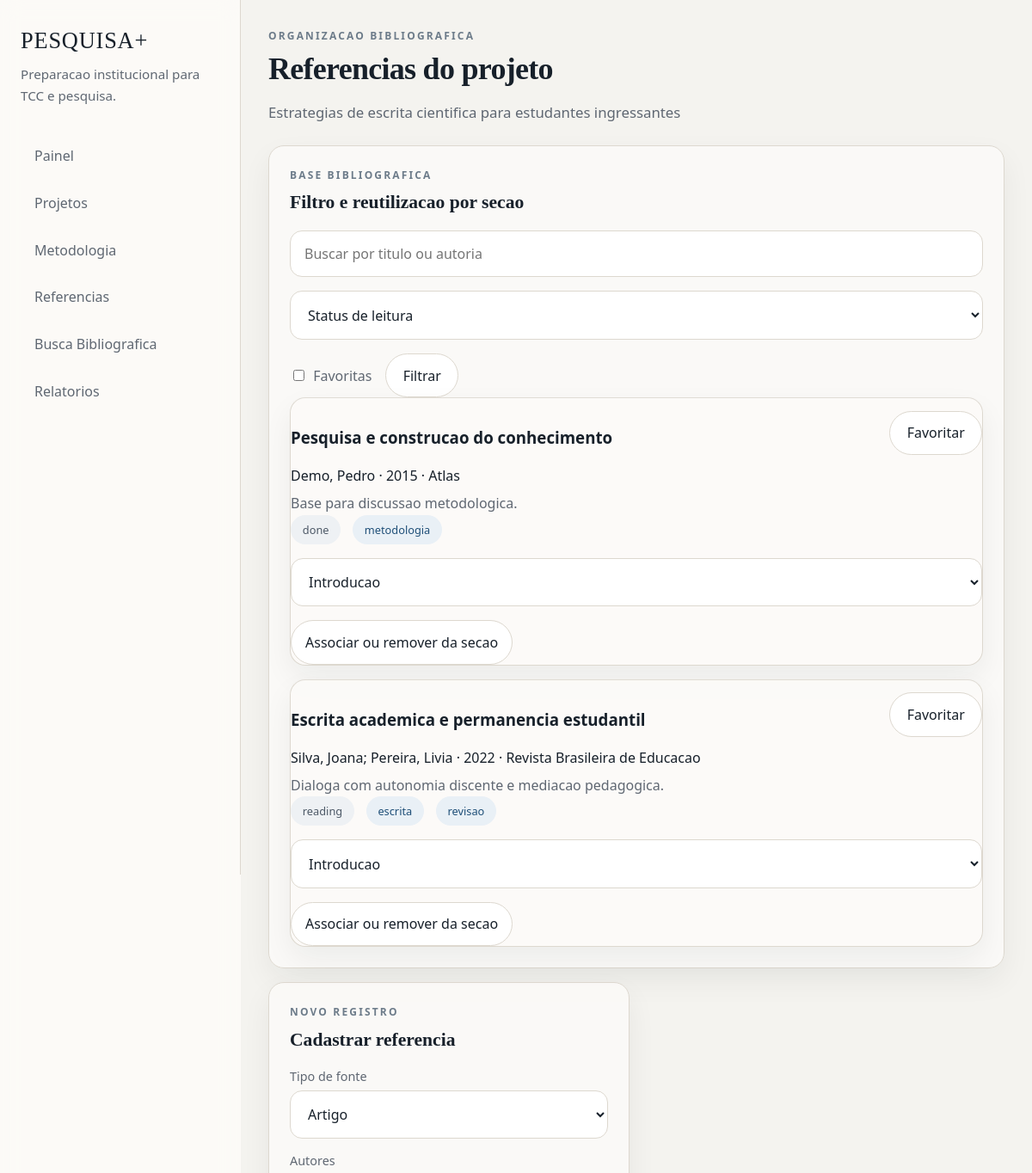
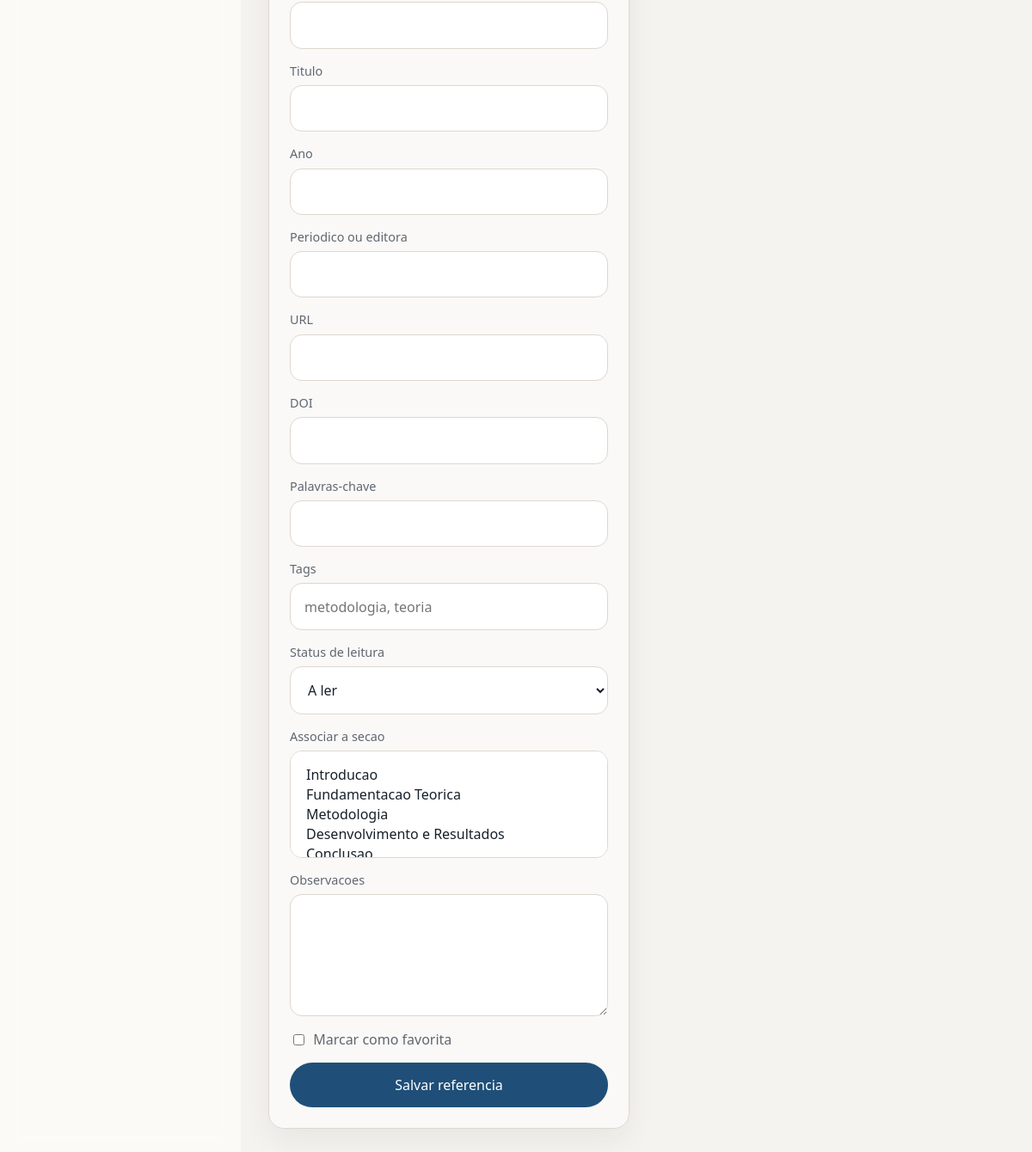
Screenshot of /references/project/1 (signed in) with the database file from the repository (2 pictures, top to bottom).
### app/models/domain.py (models this page shows)
class ResearchProject(db.Model):
    __tablename__ = "research_projects"
    id = db.Column(db.Integer, primary_key=True)
    student_id = db.Column(db.Integer, db.ForeignKey("users.id"), nullable=False)
    advisor_id = db.Column(db.Integer, db.ForeignKey("users.id"))
    project_type = db.Column(db.String(40), default="TCC", nullable=False)
    title = db.Column(db.String(180), nullable=False)
    thematic_area = db.Column(db.String(120))
    theme = db.Column(db.Text)
    research_problem = db.Column(db.Text)
    hypothesis = db.Column(db.Text)
    general_objective = db.Column(db.Text)
    specific_objectives = db.Column(db.Text)
    justification = db.Column(db.Text)
    methodology_summary = db.Column(db.Text)
    keywords = db.Column(db.String(255))
    course_name = db.Column(db.String(120))
    status = db.Column(db.String(40), default="planning", nullable=False)
    start_date = db.Column(db.Date, default=date.today, nullable=False)
    target_completion_date = db.Column(db.Date)
    created_at = db.Column(db.DateTime, default=utcnow, nullable=False)
    updated_at = db.Column(db.DateTime, default=utcnow, onupdate=utcnow, nullable=False)
    student = db.relationship("User", back_populates="student_projects", foreign_keys=[student_id])
    advisor = db.relationship("User", back_populates="advised_projects", foreign_keys=[advisor_id])
    sections = db.relationship(
        "ProjectSection",
        back_populates="project",
        cascade="all, delete-orphan",
        order_by="ProjectSection.display_order",
    )
    stages = db.relationship(
        "ResearchStage",
        back_populates="project",
        cascade="all, delete-orphan",
        order_by="ResearchStage.stage_order",
    )
    deadlines = db.relationship(
        "Deadline",
        back_populates="project",
        cascade="all, delete-orphan",
        order_by="Deadline.due_date",
    )
    references = db.relationship("ReferenceItem", back_populates="project", cascade="all, delete-orphan")
    bibliographic_searches = db.relationship(
        "BibliographicSearch",
        back_populates="project",
        cascade="all, delete-orphan",
        order_by="BibliographicSearch.updated_at.desc()",
    )
    progress_records = db.relationship(
        "ProgressRecord",
        back_populates="project",
        cascade="all, delete-orphan",
        order_by="ProgressRecord.recorded_at.desc()",
    )
    section_feedbacks = db.relationship("SectionFeedback", back_populates="project", cascade="all, delete-orphan")
    advisor_comments = db.relationship("AdvisorComment", back_populates="project", cascade="all, delete-orphan")
    alerts = db.relationship("RiskAlert", back_populates="project", cascade="all, delete-orphan")

class ReferenceItem(db.Model):
    __tablename__ = "reference_items"
    id = db.Column(db.Integer, primary_key=True)
    project_id = db.Column(db.Integer, db.ForeignKey("research_projects.id"), nullable=False)
    source_type = db.Column(db.String(40), nullable=False)
    authors = db.Column(db.String(255), nullable=False)
    title = db.Column(db.String(255), nullable=False)
    year = db.Column(db.String(10))
    venue = db.Column(db.String(180))
    url = db.Column(db.String(255))
    doi = db.Column(db.String(120))
    notes = db.Column(db.Text)
    keywords = db.Column(db.String(255))
    reading_status = db.Column(db.String(30), default="to_read", nullable=False)
    is_favorite = db.Column(db.Boolean, default=False, nullable=False)
    created_at = db.Column(db.DateTime, default=utcnow, nullable=False)
    updated_at = db.Column(db.DateTime, default=utcnow, onupdate=utcnow, nullable=False)
    project = db.relationship("ResearchProject", back_populates="references")
    tags = db.relationship("Tag", secondary=reference_tags, back_populates="references")
    sections = db.relationship("ProjectSection", secondary=section_references, back_populates="references")

class Tag(db.Model):
    __tablename__ = "tags"
    id = db.Column(db.Integer, primary_key=True)
    name = db.Column(db.String(60), unique=True, nullable=False)
    references = db.relationship("ReferenceItem", secondary=reference_tags, back_populates="tags")

### app/references/routes.py (the view, shortened to what this page needs)
@references_bp.route("/project/<int:project_id>", methods=["GET", "POST"])
@login_required
def project_references(project_id):
    project = _project_or_404(project_id)
    query = ReferenceItem.query.filter_by(project_id=project.id)
    search = request.args.get("q", "").strip()
    status = request.args.get("status", "").strip()
    favorite = request.args.get("favorite", "").strip()
    if search:
        query = query.filter(or_(ReferenceItem.title.ilike(f"%{search}%"), ReferenceItem.authors.ilike(f"%{search}%")))
    if status:
        query = query.filter_by(reading_status=status)
    if favorite:
        query = query.filter_by(is_favorite=True)
    references = query.order_by(ReferenceItem.updated_at.desc()).all()
    return render_template("references/index.html", project=project, references=references)

### app/__init__.py (called while the page is built)
def create_app(config_class=DevelopmentConfig):
    load_dotenv()
    app = Flask(__name__)
    app.config.from_object(config_class)
    db.init_app(app)
    login_manager.init_app(app)
    from .models import domain  # noqa: F401
    from .models import load_user  # noqa: F401
    app.register_blueprint(main_bp)
    app.register_blueprint(auth_bp)
    app.register_blueprint(projects_bp)
    app.register_blueprint(methodology_bp)
    app.register_blueprint(references_bp)
    app.register_blueprint(bibliographic_search_bp)
    app.register_blueprint(advisor_bp)
    app.register_blueprint(admin_bp)
    app.register_blueprint(reports_bp)
    register_commands(app)
    @app.context_processor
    def inject_shell():
        return {
            "app_name": app.config["APP_NAME"],
            "institution_name": app.config["INSTITUTION_NAME"],
        }
    return app

### app/models/__init__.py (called while the page is built)
@login_manager.user_loader
def load_user(user_id):
    return db.session.get(User, int(user_id))

### app/models/domain.py (called while the page is built)
    @property
    def role_slug(self):
        return self.role.slug if self.role else None

    @property
    def active_project(self):
        if not self.student_projects:
            return None
        return sorted(self.student_projects, key=lambda item: item.updated_at or item.created_at, reverse=True)[0]

    @property
    def is_active(self):
        return self.is_active_user

### app/references/routes.py (called while the page is built)
def _project_or_404(project_id):
    project = db.session.get(ResearchProject, project_id)
    if project is None:
        abort(404)
    if not user_can_access_project(current_user, project):
        abort(403)
    return project

### app/templates/references/index.html (shortened to what this page needs)
{% extends 'base.html' %}
{% block content %}
<section class="page-shell">
    <div class="page-header">
        <p class="eyebrow">Organizacao bibliografica</p>
        <h1 class="page-title">Referencias do projeto</h1>
        <p class="page-subtitle">{{ project.title }}</p>
    </div>
    <div class="content-grid">
        <section class="panel panel-full">
            <div class="panel-heading"><div><p class="panel-label">Base bibliografica</p><h2 class="panel-title">Filtro e reutilizacao por secao</h2></div></div>
            <form method="get" class="toolbar-form">
                <input type="text" name="q" value="{{ request.args.get('q', '') }}" placeholder="Buscar por titulo ou autoria">
                <select name="status">
                    <option value="">Status de leitura</option>
                </select>
                <label class="checkbox-field inline-checkbox"><input type="checkbox" name="favorite" value="1" {% if request.args.get('favorite') %}checked{% endif %}> <span>Favoritas</span></label>
                <button type="submit" class="button button-secondary">Filtrar</button>
            </form>
            <div class="reference-list">
                {% for reference in references %}
                    <article class="reference-item">
                        <div class="reference-head">
                            <div>
                                <h3>{{ reference.title }}</h3>
                                <p>{{ reference.authors }} · {{ reference.year }} · {{ reference.venue or reference.source_type }}</p>
                            </div>
                            <form method="post" action="{{ url_for('references.favorite', reference_id=reference.id) }}">
                                <button type="submit" class="icon-button">{{ 'Favorita' if reference.is_favorite else 'Favoritar' }}</button>
                            </form>
                        </div>
                        <p class="muted">{{ reference.notes or 'Sem observacoes registradas.' }}</p>
                        <div class="tag-row">
                            <span class="badge badge-neutral">{{ reference.reading_status }}</span>
                            {% for tag in reference.tags %}
                                <span class="badge badge-soft">{{ tag.name }}</span>
                            {% endfor %}
                        </div>
                        <form method="post" action="{{ url_for('references.link_section', reference_id=reference.id) }}" class="toolbar-form top-gap">
                            <select name="section_id">
                                {% for section in project.sections %}
                                    <option value="{{ section.id }}">{{ section.title }}</option>
                                {% endfor %}
                            </select>
                            <button type="submit" class="button button-tertiary">Associar ou remover da secao</button>
                        </form>
                    </article>
                {% else %}
                    <p class="empty-copy">Nenhuma referencia cadastrada para este projeto.</p>
                {% endfor %}
            </div>
        </section>
        {% if current_user.role_slug in ['student', 'admin'] %}
            <section class="panel">
                <div class="panel-heading"><div><p class="panel-label">Novo registro</p><h2 class="panel-title">Cadastrar referencia</h2></div></div>
                <form method="post" class="form-stack">
                    <label class="field"><span>Tipo de fonte</span><select name="source_type"><option value="artigo">Artigo</option></select></label>
                    <label class="field"><span>Autores</span><input type="text" name="authors" required></label>
                    <label class="field"><span>Titulo</span><input type="text" name="title" required></label>
                    <label class="field"><span>Ano</span><input type="text" name="year"></label>
                    <label class="field"><span>Periodico ou editora</span><input type="text" name="venue"></label>
                    <label class="field"><span>URL</span><input type="url" name="url"></label>
                    <label class="field"><span>DOI</span><input type="text" name="doi"></label>
                    <label class="field"><span>Palavras-chave</span><input type="text" name="keywords"></label>
                    <label class="field"><span>Tags</span><input type="text" name="tags" placeholder="metodologia, teoria"></label>
                    <label class="field"><span>Status de leitura</span><select name="reading_status"><option value="to_read">A ler</option><option value="reading">Em leitura</option><option value="done">Concluida</option></select></label>
                    <label class="field"><span>Associar a secao</span><select name="section_ids" multiple size="4">{% for section in project.sections %}<option value="{{ section.id }}">{{ section.title }}</option>{% endfor %}</select></label>
                    <label class="field"><span>Observacoes</span><textarea name="notes" rows="5"></textarea></label>
                    <label class="checkbox-field"><input type="checkbox" name="is_favorite" value="1"> <span>Marcar como favorita</span></label>
                    <button type="submit" class="button button-primary">Salvar referencia</button>
                </form>
            </section>
        {% endif %}
    </div>
</section>
{% endblock %}

### app/static/css/app.css (style rules this page uses)
:root { --bg: #f4f3ef; --surface: #fcfbf8; --surface-strong: #ffffff; --line: #ddd8cf; --line-strong: #c8c1b7; --text: #17202a; --muted: #5f6772; --primary: #1f4f78; --primary-soft: #e9f0f6; --accent: #6d7c8a; --success: #3d6b57; --success-soft: #e6f1ea; --warning: #9a6a2f; --warning-soft: #f8ecdd; --danger: #9c4c4c; --danger-soft: #f6e7e7; --shadow: 0 14px 34px rgba(23, 32, 42, 0.06); --radius: 18px; --radius-sm: 12px; --space-1: 0.35rem; --space-2: 0.65rem; --space-3: 1rem; --space-4: 1.5rem; --space-5: 2rem; --space-6: 3rem; --font-body: "Segoe UI", "Aptos", "Trebuchet MS", sans-serif; --font-heading: Georgia, Cambria, "Times New Roman", serif; }
* { box-sizing: border-box; }
html { scroll-behavior: smooth; }
body { margin: 0; font-family: var(--font-body); color: var(--text); background: var(--bg); }
p, li { line-height: 1.65; }
input, textarea, select, button { font: inherit; }
.app-body { min-height: 100vh; }
.page-shell { max-width: 1240px; margin: 0 auto; display: flex; flex-direction: column; gap: var(--space-4); }
.page-header { max-width: 920px; }
.eyebrow, .panel-label { margin: 0 0 0.6rem; text-transform: uppercase; letter-spacing: 0.18em; color: var(--accent); font-size: 0.75rem; font-weight: 700; }
.page-title, .hero-title { margin: 0; font-family: var(--font-heading); font-weight: 600; line-height: 1.1; letter-spacing: -0.02em; }
.page-title { font-size: clamp(2rem, 3vw, 3.3rem); }
.page-subtitle, .hero-copy { margin: 1rem 0 0; color: var(--muted); font-size: 1.05rem; max-width: 780px; }
.hero-panel, .hero-card, .panel, .metric-card, .module-card, .auth-card, .reference-item, .stage-card { background: rgba(252, 251, 248, 0.86); border: 1px solid var(--line); border-radius: var(--radius); box-shadow: var(--shadow); }
.hero-actions, .tag-row, .form-actions { display: flex; gap: 0.85rem; flex-wrap: wrap; }
.hero-card h2, .module-card h2, .panel-title { margin: 0; font-family: var(--font-heading); }
.panel-title { font-size: 1.35rem; }
.panel { padding: 1.5rem; }
.panel-heading { display: flex; justify-content: space-between; gap: 1rem; align-items: flex-start; margin-bottom: 1.25rem; }
.metric-grid, .content-grid, .module-grid, .definition-grid, .stage-grid { display: grid; gap: 1rem; }
.content-grid { grid-template-columns: repeat(2, minmax(0, 1fr)); }
.panel-full { grid-column: 1 / -1; }
.metric-label, .metric-note, .muted { color: var(--muted); }
.list-row, .list-block, .reference-item { border-top: 1px solid rgba(200, 193, 183, 0.55); padding-top: 0.9rem; }
.list-block p, .reference-item p { margin: 0.35rem 0 0; }
.button, .icon-button, .toggle-check { display: inline-flex; align-items: center; justify-content: center; gap: 0.45rem; border-radius: 999px; padding: 0.86rem 1.2rem; border: 1px solid transparent; cursor: pointer; transition: transform 0.18s ease, background-color 0.2s ease, border-color 0.2s ease; }
.button-primary { background: var(--primary); color: white; }
.button-secondary, .button-tertiary, .icon-button, .toggle-check { background: var(--surface-strong); border-color: var(--line); color: var(--text); }
.button-tertiary { padding-inline: 1rem; }
.form-stack, .toolbar-form { display: flex; flex-direction: column; gap: 1rem; }
.toolbar-form { flex-direction: row; flex-wrap: wrap; align-items: center; }
.field, .checkbox-field { display: flex; flex-direction: column; gap: 0.45rem; }
.field span { font-size: 0.9rem; color: var(--muted); }
.field input, .field textarea, .field select, .toolbar-form input, .toolbar-form select, .inline-form textarea { width: 100%; border: 1px solid var(--line); border-radius: 14px; background: var(--surface-strong); padding: 0.95rem 1rem; color: var(--text); }
.field textarea, .inline-form textarea, .editor-area { resize: vertical; }
.checkbox-field { flex-direction: row; align-items: center; color: var(--muted); }
.inline-checkbox { margin: 0; }
.reference-list { display: flex; flex-direction: column; gap: 1rem; }
.reference-head, .stage-header { display: flex; align-items: flex-start; justify-content: space-between; gap: 1rem; }
.badge { display: inline-flex; align-items: center; border-radius: 999px; padding: 0.45rem 0.8rem; font-size: 0.8rem; border: 1px solid transparent; }
.badge-neutral { background: #eef1f4; color: #4d5967; }
.badge-soft { background: var(--primary-soft); color: var(--primary); }
.top-gap { margin-top: 1rem; }

### rows the page displays
ResearchProject: title "Estrategias de escrita cientifica para estudantes ingressantes"
ReferenceItem: title "Pesquisa e construcao do conhecimento", authors "Demo, Pedro", year "2015", venue "Atlas", is_favorite "Favoritar", notes "Base para discussao metodologica.", reading_status "done"
Tag: name "metodologia"
ReferenceItem: title "Escrita academica e permanencia estudantil", authors "Silva, Joana; Pereira, Livia", year "2022", venue "Revista Brasileira de Educacao", is_favorite "Favoritar", notes "Dialoga com autonomia discente e mediacao pedagogica.", reading_status "reading"
Tag: name "escrita"
Tag: name "revisao"

### other values shown
{{ app_name }} "PESQUISA+"
form field section_id "Introducao"
